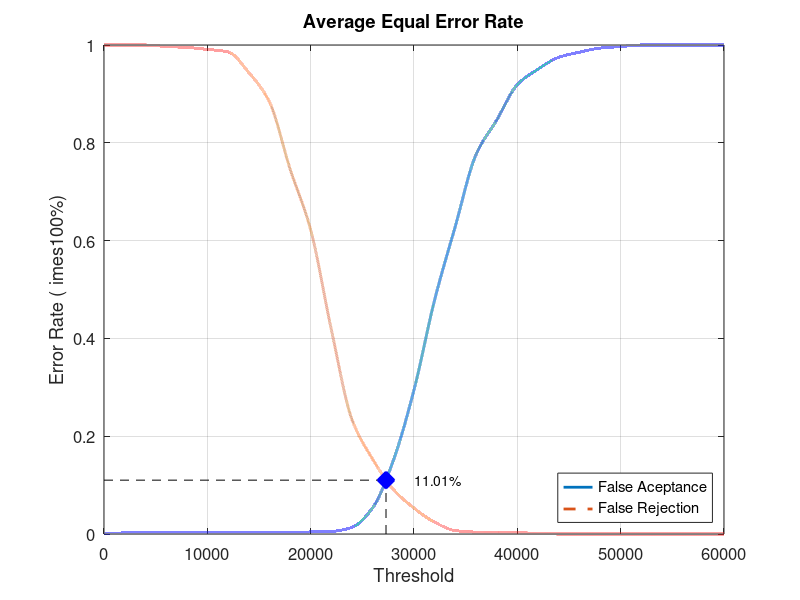
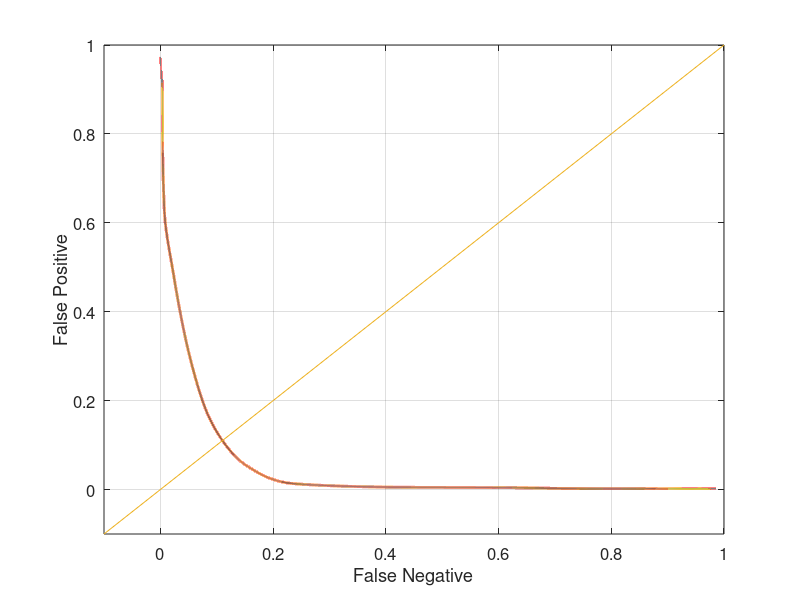

Here is the MATLAB script that generated these plots, in order:
close all;
clear;
clc;
x = 0:2000:60000;
xq = 0:0.5:60000;

y0 = [0 0.00210526 0.00210526 0.00210526 0.00210526 0.00210526 0.00210526 0.00210526 0.00210526 0.00210526 0.00421053 0.00526316 0.0136842 0.0536842 0.150526 0.294737 0.478947 0.629474 0.775789 0.846316 0.918947 0.950526 0.974737 0.985263 0.993684 0.996842 1 1 1 1 1]
yy0 = interp1(x, y0, xq, 'pchip');
y1 = [1 1 1 0.997 0.995 0.991 0.986 0.944 0.884 0.747 0.622 0.418 0.234 0.153 0.091 0.053 0.024 0.007 0.004 0.004 0.003 0.001 0 0 0 0 0 0 0 0 0]
yy1 = interp1(x, y1, xq, 'pchip');

% Calculating EER: 
y2 = abs(y0 - y1);
find(y2 == min(y2))
yy2 = abs(yy0 - yy1);
xEER = find(yy2 == min(yy2));
xEERIndex = xq(xEER) % X-axis EER
yEER = yy0(xEER) % Y-axis EER

main = figure
plot(xq, yy0,'-','LineWidth', 2);	hold on
plot(xq, yy1,'--','LineWidth', 2);	hold on
plot([xEERIndex xEERIndex], [0 yEER], 'k--');	hold on
plot([0 xEERIndex], [yEER yEER], 'k--');	hold on
plot(xEERIndex, yEER, 'bx', 'LineWidth', 10);	hold on
text(xEERIndex + 10 * xEERIndex / 100, yEER, [num2str(round((10000 * yEER)) / 100) '%'])
legend('False Aceptance', 'False Rejection', 'Location', 'SouthEast')
xlabel('Threshold')
ylabel('Error Rate (	imes100%)')
title('Average Equal Error Rate')
set(gca, 'FontSize', 12)
axis([0 60000 0 1])
grid on

print(main, 'Database3AverageMain', '-dpng');
FNRxFPR = figure('Color', [1 1 1]);
plot(yy1, yy0, '-', yy1, yy0, 'LineWidth', 2);
hold on
y = -0.1:0.1:1
plot(y, y); 
set(gca, 'FontSize', 12)
xlabel('False Negative')
ylabel('False Positive')
axis([-0.1 1 -0.1 1])
set(gca, 'FontSize', 12)
grid on

print(FNRxFPR, 'Database3AverageFNRxFPR','-dpng');
